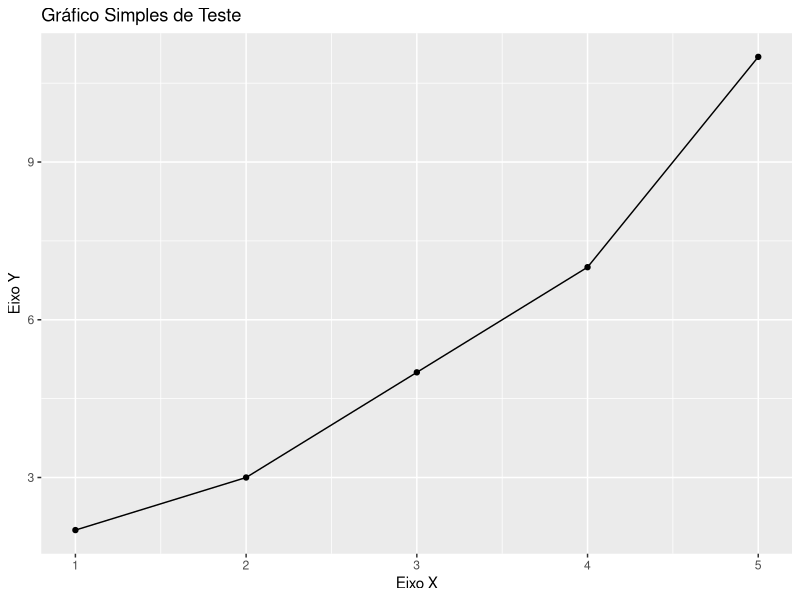

R code for this plot:
# Instale o pacote ggplot2 se ainda não tiver
install.packages("ggplot2")

# Carregue o pacote
library(ggplot2)

# Criando um dataframe para exemplo
dados <- data.frame(
  x = c(1, 2, 3, 4, 5),
  
  y = c(2, 3, 5, 7, 11)
)

# Gerando o gráfico
ggplot(dados, aes(x = x, y = y)) +
  geom_point() +          # Adiciona pontos
  geom_line() +           # Adiciona linhas conectando os pontos
  ggtitle("Gráfico Simples de Teste") +  # Título do gráfico
  xlab("Eixo X") +        # Rótulo do eixo X
  ylab("Eixo Y")          # Rótulo do eixo Y
